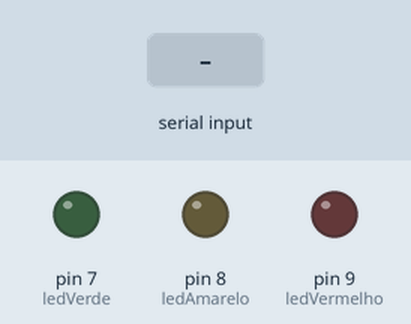
Recording of a sketch running on a simulated Arduino Uno, built with avr-gcc and run on an emulated ATmega328P. On the bench: output pins drawn as LEDs (lit = HIGH). Inputs (shaded band) come from the test bench.

Above: at 1.2 s.
1.3 s: "A" received over Serial
At 1.6 s:
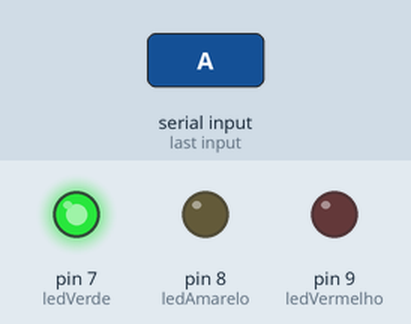
2.8 s: "B" received over Serial
At 3.9 s:
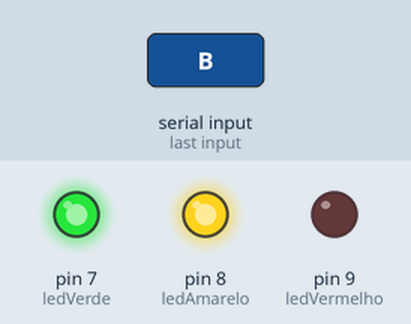
4.3 s: "a" received over Serial
At 5.0 s:
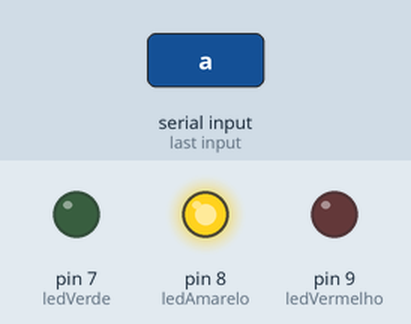
5.8 s: "C" received over Serial
At 6.2 s:
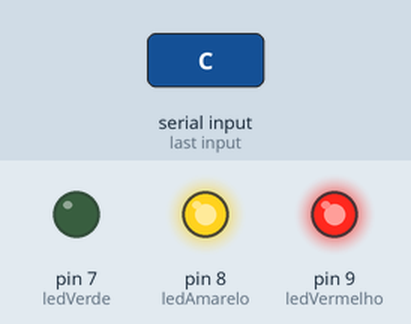
7.3 s: "b" received over Serial
At 8.5 s:
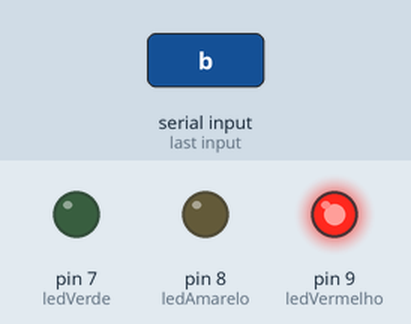
8.8 s: "c" received over Serial
At 9.7 s:
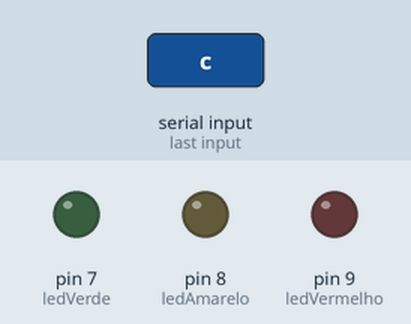
Timing chart, 0 to 11.3 s (numbered marks = the images above; inputs shaded):
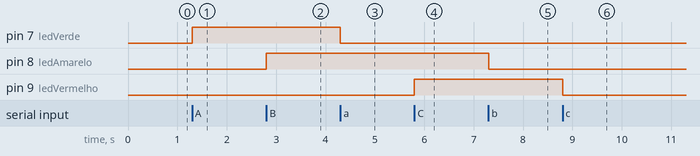

Measured:
- after the input at 1.3 s, pin 7 (ledVerde): LOW → HIGH at once
- after the input at 2.8 s, pin 8 (ledAmarelo): LOW → HIGH at once
- after the input at 4.3 s, pin 7 (ledVerde): HIGH → LOW at once
- after the input at 5.8 s, pin 9 (ledVermelho): LOW → HIGH at once
- after the input at 7.3 s, pin 8 (ledAmarelo): HIGH → LOW at once
- after the input at 8.8 s, pin 9 (ledVermelho): HIGH → LOW at once

The sketch:

Skatch_LEDs.ino
```cpp
#include <Arduino.h>

// Define os pinos para os LEDs
const int ledVerde = 7;    // LED 1 - Verde
const int ledAmarelo = 8;  // LED 2 - Amarelo
const int ledVermelho = 9; // LED 3 - Vermelho

void setup() {
  Serial.begin(9600); // Mesmo baud rate do Flask
  pinMode(ledVerde, OUTPUT);
  pinMode(ledAmarelo, OUTPUT);
  pinMode(ledVermelho, OUTPUT);
}

void loop() {
  if (Serial.available() > 0) {
    char command = Serial.read();

    switch (command) {
      // LED 1 (Verde)
      case 'A': digitalWrite(ledVerde, HIGH); break;
      case 'a': digitalWrite(ledVerde, LOW);  break;

      // LED 2 (Amarelo)
      case 'B': digitalWrite(ledAmarelo, HIGH); break;
      case 'b': digitalWrite(ledAmarelo, LOW);  break;

      // LED 3 (Vermelho)
      case 'C': digitalWrite(ledVermelho, HIGH); break;
      case 'c': digitalWrite(ledVermelho, LOW);  break;

      default:
        // Ignora comandos desconhecidos
        break;
    }
  }
}
```
